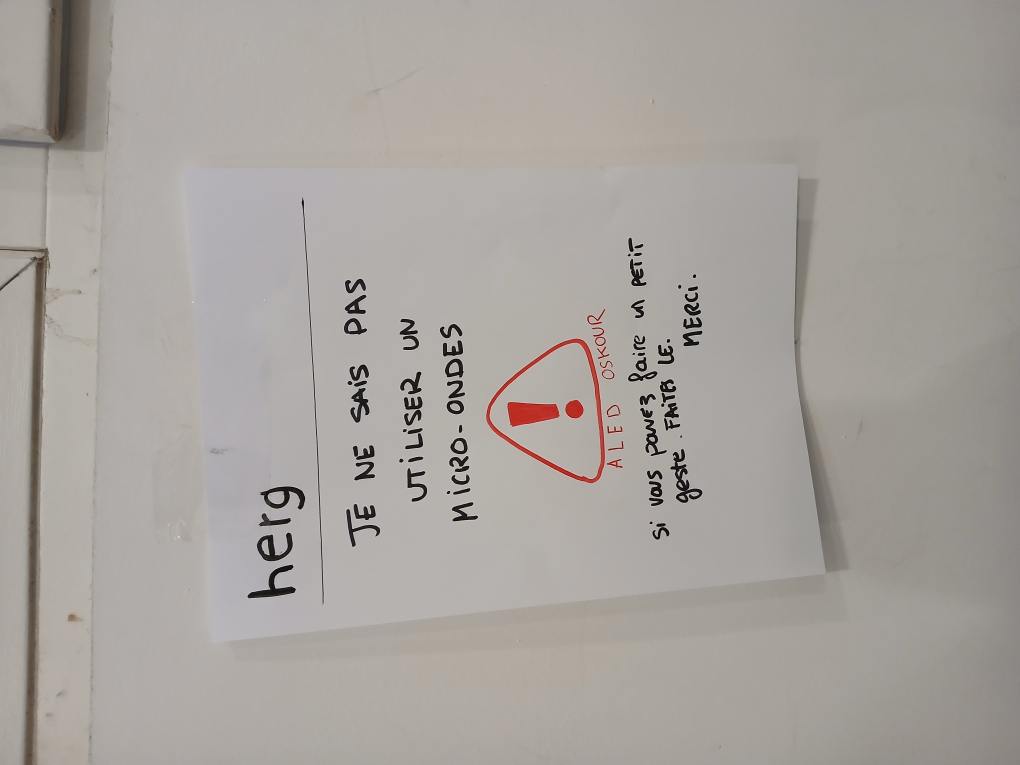
#> input picture images/20240930_115151.jpg, 4080 x 3060 px (shown at 1/4 size); its folder holds only this picture in this run
$ python -i display.py   (imports and definitions only)
#> lines starting #> are read from the running program, lines starting #| are printed output that depends on the picture
import tkinter as tk
import os
import random
from PIL import Image, ImageTk, ExifTags
import cv2
import numpy as np

# Global variable for video capture to handle stopping/resetting the video
cap = None

# Function to load a random media (image/video) from the "images" folder and handle rotation
def load_random_media():
    media_folder = "images"
    media_files = [f for f in os.listdir(media_folder) if f.endswith(('.png', '.jpg', '.jpeg', '.bmp', '.gif', '.mp4', '.avi', '.mov', '.mkv'))]

    if media_files:
        random_media_file = random.choice(media_files)
        media_path = os.path.join(media_folder, random_media_file)

        # Check if it's an image
        if media_path.endswith(('png', 'jpg', 'jpeg', 'bmp', 'gif')):
            img = Image.open(media_path)
#> img is the input picture: PIL image 4080x3060 RGB; mean R, G, B 167.8, 162.6, 157.7

            # Handle rotation based on EXIF data, only if EXIF data exists
            try:
                exif = img._getexif()
#> exif = 51 items
                if exif:
                    for orientation in ExifTags.TAGS.keys():
                        if ExifTags.TAGS[orientation] == 'Orientation':
                            break

                    if exif.get(orientation) == 3:
                        img = img.rotate(180, expand=True)
                    elif exif.get(orientation) == 6:
                        img = img.rotate(270, expand=True)
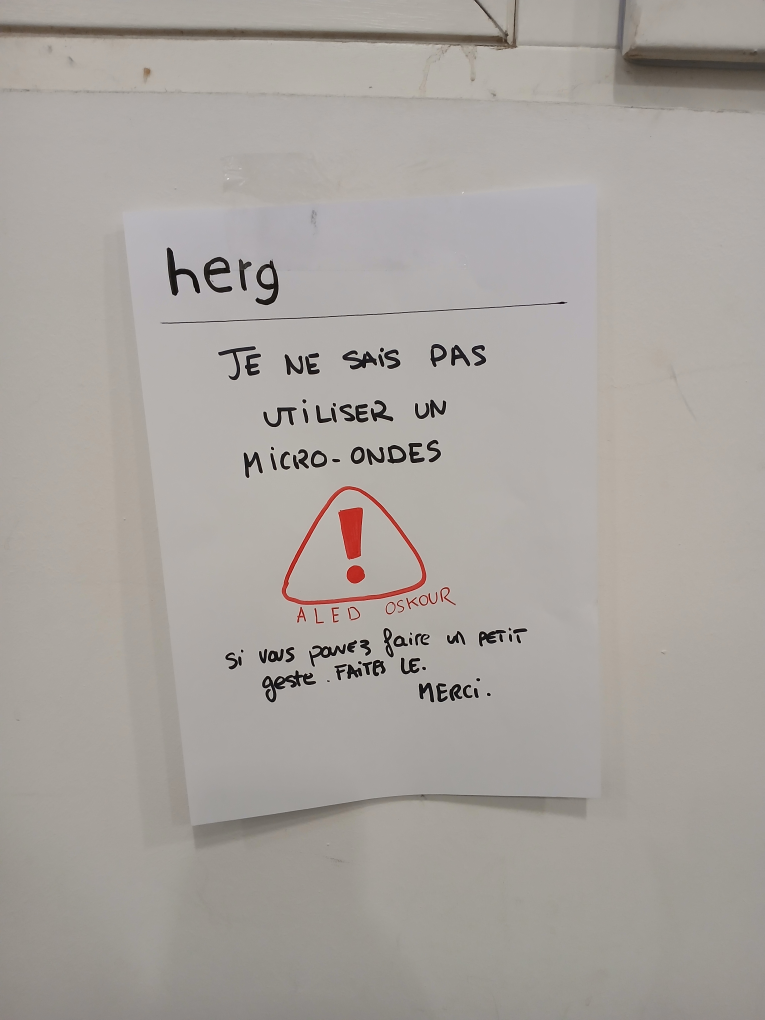
#> img: PIL image 3060x4080 RGB (shown at 1/4 size); mean R, G, B 167.8, 162.6, 157.7
                    elif exif.get(orientation) == 8:
                        img = img.rotate(90, expand=True)
            except (AttributeError, KeyError, IndexError):
                pass  # If no EXIF or errors, just skip the rotation

            # Scale the image to fit within the window while maintaining aspect ratio
            img = scale_image_to_window(img)
            return img, "image"

        # If it's a video
        elif media_path.endswith(('mp4', 'avi', 'mov', 'mkv')):
            return media_path, "video"

    return None, None

# Function to scale the image to fit within the window size while maintaining the aspect ratio
def scale_image_to_window(img):
    max_width, max_height = 1300, 800  # Window size

    # Subtract the height of the text and button from the available space for the image
    button_height = 40  # Approximate height of the button
    text_height = 100   # Approximate height of the text area (adjust if needed)

    available_height = max_height - button_height - text_height  # Space available for image

    # Get the original image size
    img_width, img_height = img.size

    # Calculate the scaling factors for width and height
    width_ratio = max_width / img_width
    height_ratio = available_height / img_height

    # Use the smaller ratio to maintain the aspect ratio
    scale_factor = min(width_ratio, height_ratio)

    # Calculate the new size of the image
    new_width = int(img_width * scale_factor)
    new_height = int(img_height * scale_factor)

    # Resize the image using LANCZOS for high-quality downsampling
    img = img.resize((new_width, new_height), Image.Resampling.LANCZOS)
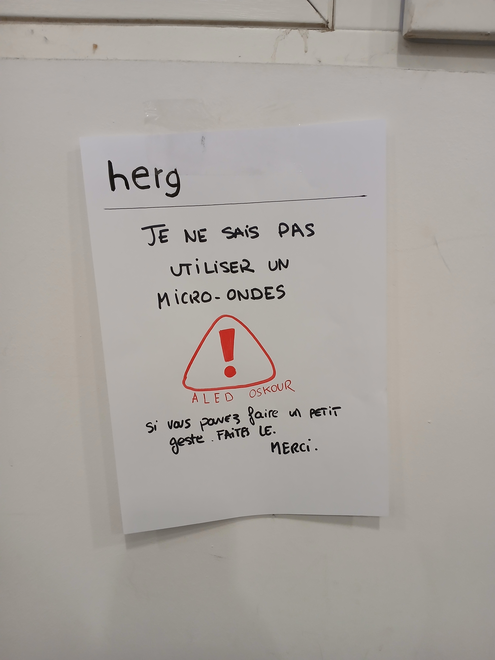
#> img: PIL image 495x660 RGB; mean R, G, B 167.8, 162.6, 157.7
    return img

# Function to load a random sentence from a random file in the "texte" folder (ignores empty lines)
# [20 lines left out: function load_random_text, not called in this run]

# Function to update the window with new random media (image or video) and text
def update_content():
    global cap  # To access the global video capture object

    # Stop and release the current video if it's playing
    if cap is not None:
        cap.release()
        cap = None
        label_video.pack_forget()  # Hide the video label

    # Load and display random media
    media, media_type = load_random_media()
#> media_type = 'image'

    if media_type == "image" and media:
        img_tk = ImageTk.PhotoImage(media)
        label_img.config(image=img_tk)
        label_img.image = img_tk
        label_img.pack(pady=20)
        label_video.pack_forget()  # Hide the video label if it's an image

    elif media_type == "video" and media:
        label_img.pack_forget()  # Hide the image label if it's a video
        display_video(media)

    else:
        label_img.config(text="No media found.")

    # Load and display random text (sentence from a random file)
    random_text, text_filename = load_random_text()

    # Limit the length of the text displayed to avoid long sentences pushing buttons
    max_text_length = 400  # Maximum number of characters (can span multiple lines)
    if len(random_text) > max_text_length:
        random_text = random_text[:max_text_length] + "..."  # Truncate and add ellipsis

    label_text.config(text=random_text)

    # Display the name of the text file on top of the text
    label_file.config(text=f"Phrase issue de : {text_filename}")

# Function to display a video using OpenCV
# [62 lines left out: function display_video, not called in this run]

# Create the main window
# [2 lines not run here, left out]

# Maximize the window by setting its size to match the screen resolution
# [1 line that did not run here, left out]
# [1 line that did not run here, left out]
# [3 lines not run here, left out]

# Frame for the content (image + text)
# [1 line that did not run here, left out]
# [1 line not run here, left out]

# Frame for the image/video
# [1 line that did not run here, left out]
# [1 line not run here, left out]

# Label to display the image
# [1 line that did not run here, left out]
# [1 line not run here, left out]

# Label to display the random text
# [1 line that did not run here, left out]
# [1 line not run here, left out]

# Label to display the name of the text file
# [1 line that did not run here, left out]
# [1 line not run here, left out]

# Label to display the video
# [1 line that did not run here, left out]

# Reset button (smaller, centered)
# [1 line that did not run here, left out]
# [1 line not run here, left out]

# Run the update_content function to populate the window initially
# [1 line that did not run here, left out]

# Start the Tkinter event loop
# [1 line not run here, left out]

>>> result = load_random_media()

$ run again, on images/20241108_115650.jpg
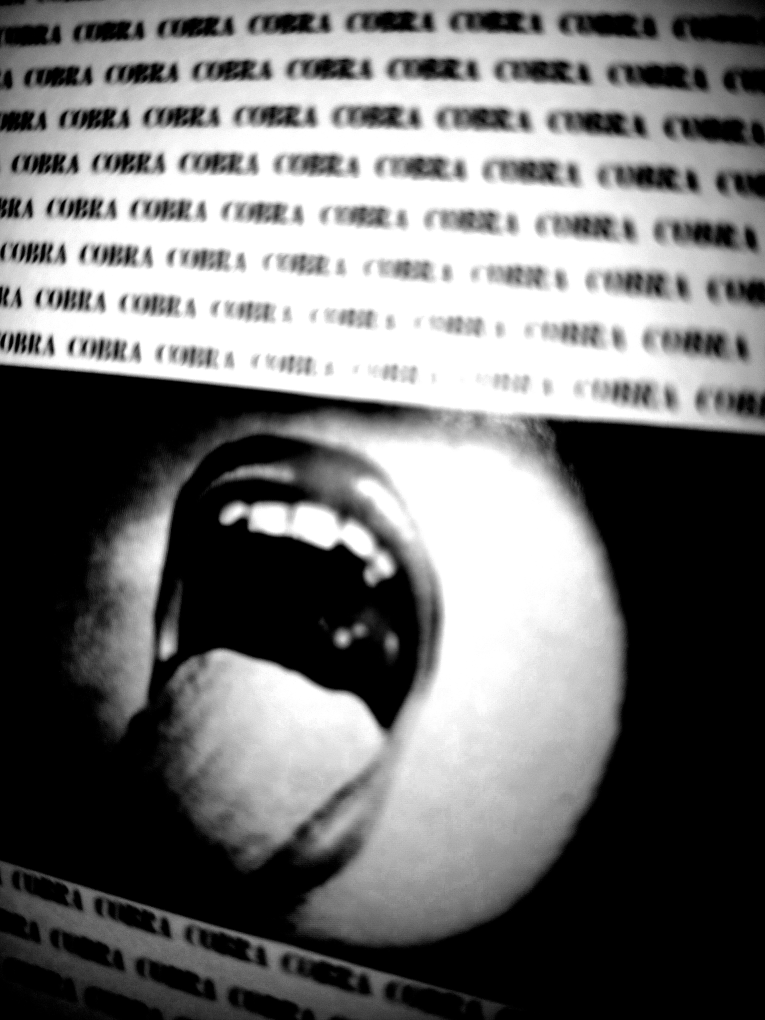
#> input picture images/20241108_115650.jpg, 3060 x 4080 px (shown at 1/4 size)
#> in load_random_media, img is the input picture: PIL image 3060x4080 RGB; min 0, max 255, mean 113.7
#> exif = 39 items
#> in scale_image_to_window, `img = img.resize((new_width, new_height), Image.Resampling.LANCZOS)`:
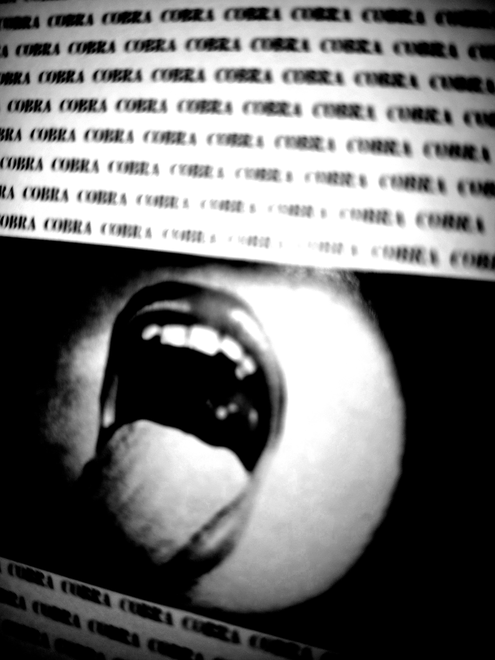
#> img: PIL image 495x660 RGB; min 0, max 255, mean 113.7
#> media_type = 'image'
